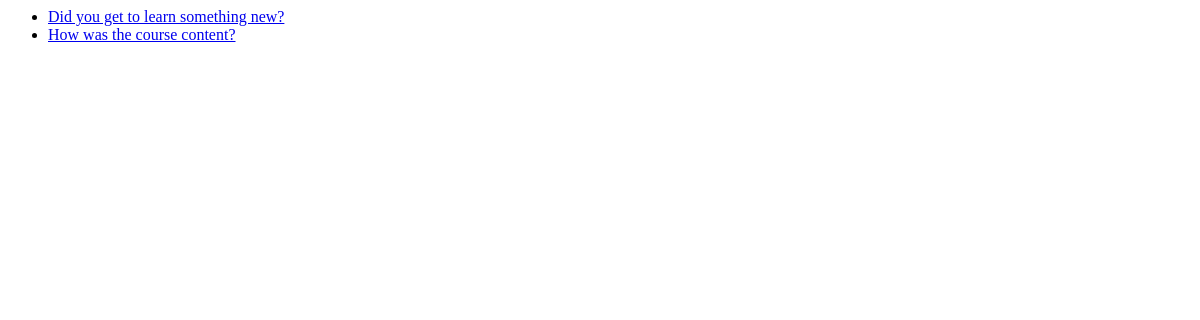
Before: /polls/ with the older database file.
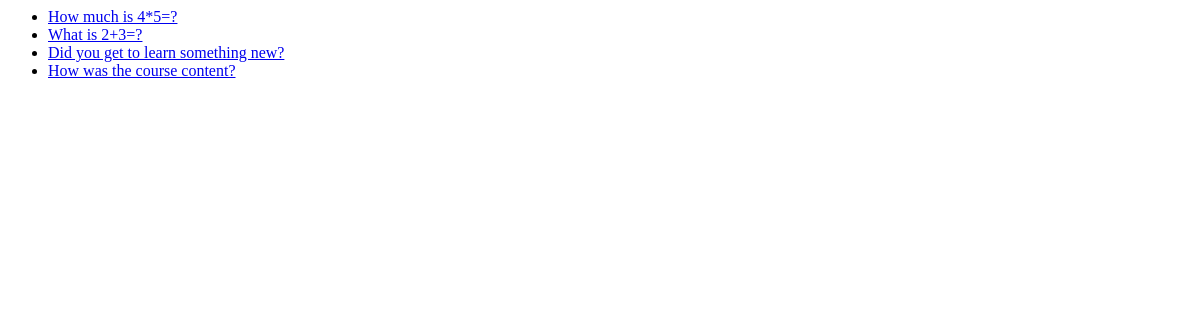
After: the same page with the newer database file.
### polls/models.py (models this page shows, shortened)
class Question(models.Model):
    question_text = models.CharField(max_length=200)
    pub_date = models.DateTimeField('date published')

### polls/views.py (the view)
def index(request):
	latest_question_list = Question.objects.order_by('-pub_date')
	context = {'latest_question_list': latest_question_list}
	return render(request, 'polls/index.html', context)

### polls/templates/polls/index.html
{% if latest_question_list %}
    <ul>
    {% for question in latest_question_list %}
        <li><a href="{% url 'polls:detail' question.id %}">{{ question.question_text }}</a></li>
    {% endfor %}
    </ul>
{% else %}
    <p>No polls are available.</p>
{% endif %}

Changed rows visible on the page:
added Question: question_text "How much is 4*5=?"
added Question: question_text "What is 2+3=?"
